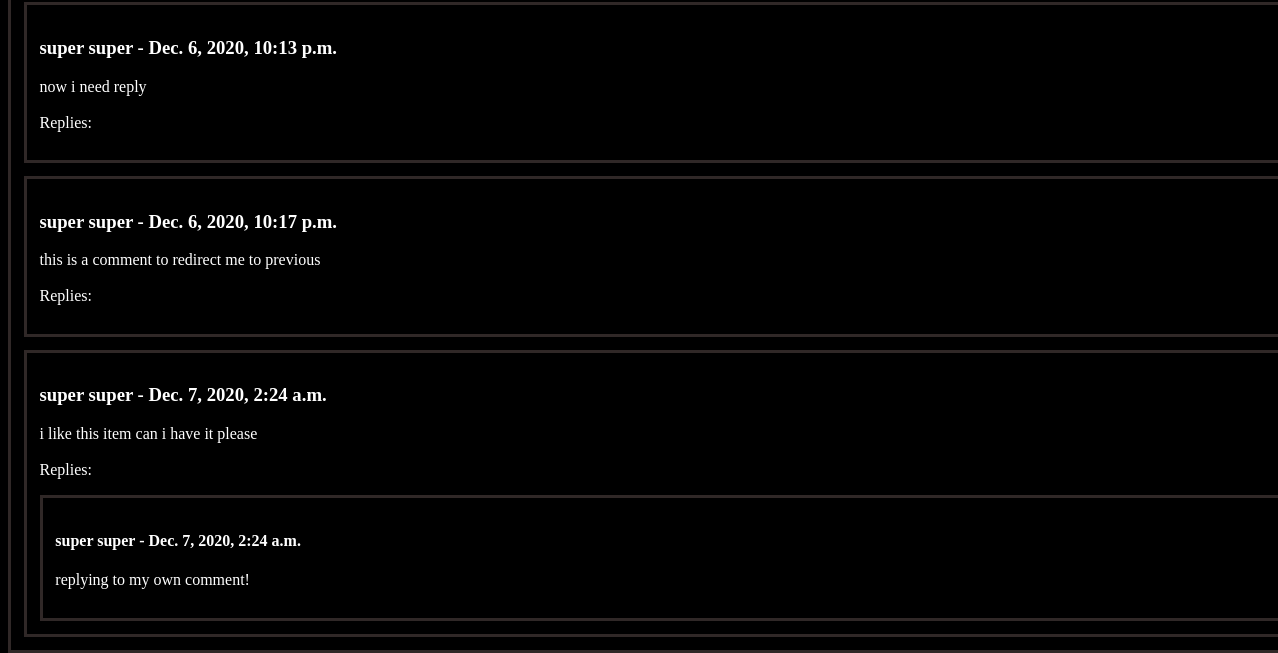
Before: /1/ (lower part) with the older database file.
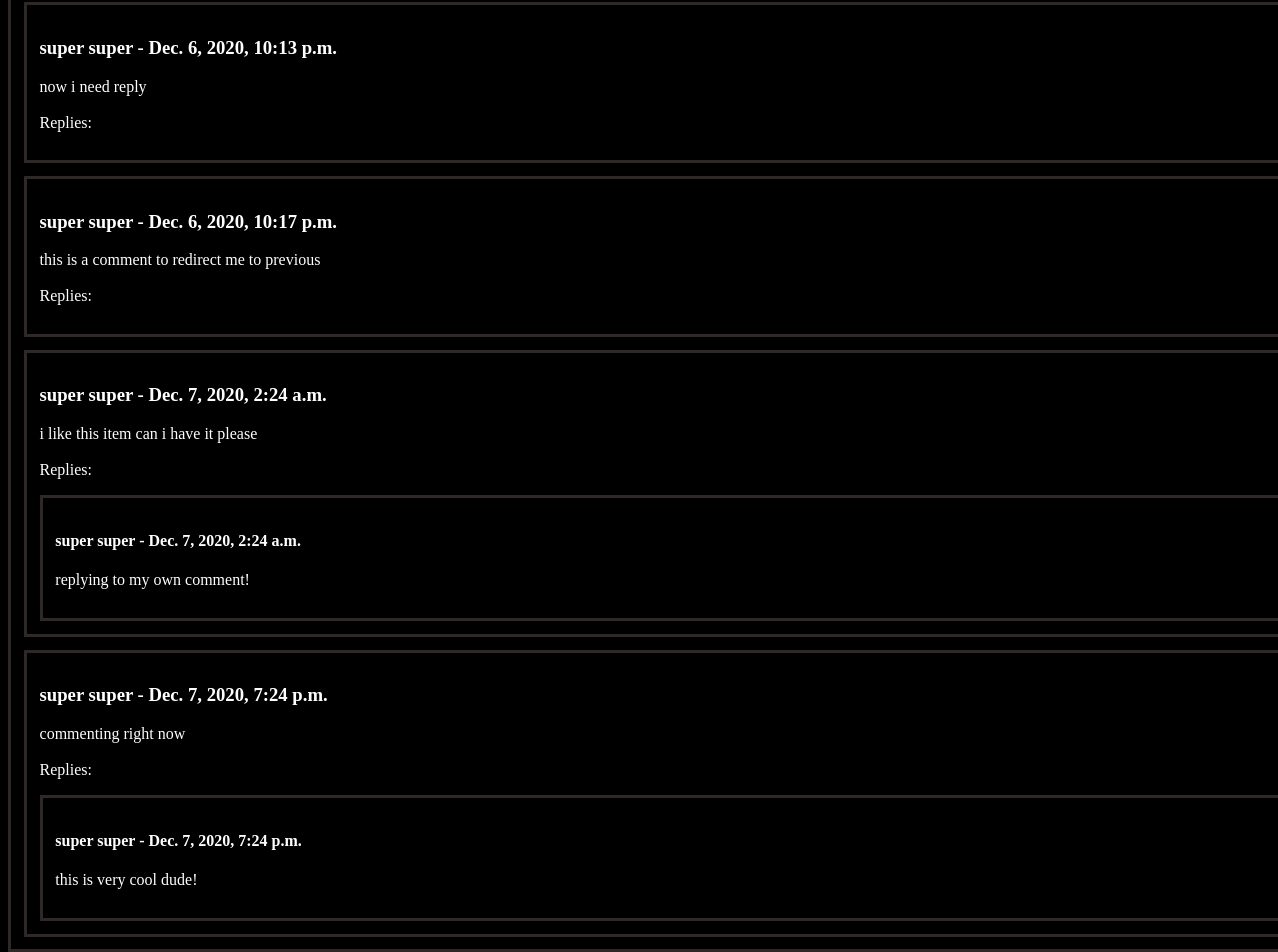
After: the same page with the newer database file.
### database/models.py (models this page shows, shortened)
class Comment(models.Model):
    author = models.ForeignKey(User, on_delete=models.CASCADE)
    item = models.ForeignKey(Item, related_name="comments", on_delete=models.CASCADE)
    text = models.CharField(max_length=10000)
    pub_date = models.DateTimeField(default=timezone.now)

class User(AbstractBaseUser):
    email = models.EmailField(verbose_name='email',max_length=60, unique=True)
    username = models.CharField(max_length=30, unique=True)
    date_joined = models.DateTimeField(verbose_name='date joined', auto_now_add=True)
    last_login = models.DateTimeField(verbose_name='last login', auto_now=True)
    is_admin = models.BooleanField(default=False)
    is_active = models.BooleanField(default=True)
    is_staff = models.BooleanField(default=False)
    is_superuser = models.BooleanField(default=False)
    first_name = models.CharField(max_length=30)
    last_name = models.CharField(max_length=30)
    date_of_birth = models.DateField(max_length=8)
    balance = models.DecimalField(default=1000,max_digits=11, decimal_places=2)
    avatar = models.FileField(null=True,blank=True,upload_to='authentication/static/authentication')
    USERNAME_FIELD = 'email'
    REQUIRED_FIELDS= ['username','first_name','last_name','date_of_birth']
    objects = MyUserManager()
    def __str__(self):
        return self.first_name + " " + self.last_name

class Reply(models.Model):
    author = models.ForeignKey(User, on_delete=models.CASCADE)
    comment = models.ForeignKey(Comment , related_name="replies", on_delete=models.CASCADE)
    text = models.CharField(max_length=10000)
    pub_date = models.DateTimeField(default=timezone.now)

### itemManagement/views.py (the view)
# urls.py: path('<int:pk>/', views.DetailView.as_view(), name='detail'),#sets the path for the detail view
class DetailView(generic.DetailView):
    model = Item
    template_name = 'itemManagement/detail.html'
    def get_queryset(self):
        return Item.objects.filter(pub_date__lte=timezone.now())

### database/models.py (called while the page is built)
    def total_likes(self):
        return self.likes.count()

    def filename(self):
        return os.path.basename(self.image.name)

### itemManagement/templates/itemManagement/detail.html (shortened to what this page needs)
{% extends "./base.html" %}
{% load static %}
{% block content %}
<section class="comments">
	{% if not item.comments.all %}
		<p> No comments, Add one </p>
	{% else %}
		{%for comment in item.comments.all%}
			<section class="comments">
			<h3> {{ comment.author }} -  {{ comment.pub_date }} </h3>
			<p> {{ comment.text }}  <br><br> Replies:</p>
			{% if comment.replies.all %}
				{%for reply in comment.replies.all%}
					<section class="comments">
						<h4> {{ reply.author }} - {{ reply.pub_date }} </h4>
						<p> {{ reply.text }}  </p>
					</section>
				{%endfor%}
			{%endif%}
			</section>
		{% endfor %}
{%endif%}
</section>
{% endblock %}

Changed rows visible on the page:
added Comment: author "super super", pub_date "Dec. 7, 2020, 7:24 p.m.", text "commenting right now"
added Reply: author "super super", pub_date "Dec. 7, 2020, 7:24 p.m.", text "this is very cool dude!"
